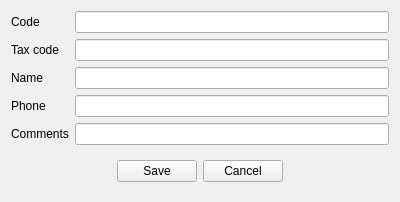
<?xml version="1.0" encoding="UTF-8"?>
<ui version="4.0">
 <class>REStorePartner</class>
 <widget class="QWidget" name="REStorePartner">
  <property name="geometry">
   <rect>
    <x>0</x>
    <y>0</y>
    <width>400</width>
    <height>189</height>
   </rect>
  </property>
  <property name="windowTitle">
   <string>Partner</string>
  </property>
  <layout class="QGridLayout" name="gridLayout">
   <item row="0" column="0">
    <widget class="QLabel" name="label">
     <property name="text">
      <string>Code</string>
     </property>
    </widget>
   </item>
   <item row="0" column="1">
    <widget class="EQLineEdit" name="leCode">
     <property name="focusPolicy">
      <enum>Qt::NoFocus</enum>
     </property>
     <property name="readOnly">
      <bool>true</bool>
     </property>
     <property name="PrimaryKey" stdset="0">
      <bool>true</bool>
     </property>
     <property name="Field" stdset="0">
      <string>f_id</string>
     </property>
    </widget>
   </item>
   <item row="1" column="0">
    <widget class="QLabel" name="label_2">
     <property name="text">
      <string>Tax code</string>
     </property>
    </widget>
   </item>
   <item row="1" column="1">
    <widget class="EQLineEdit" name="leTaxCode">
     <property name="Field" stdset="0">
      <string>f_taxcode</string>
     </property>
    </widget>
   </item>
   <item row="2" column="0">
    <widget class="QLabel" name="label_3">
     <property name="text">
      <string>Name</string>
     </property>
    </widget>
   </item>
   <item row="2" column="1">
    <widget class="EQLineEdit" name="leName">
     <property name="Field" stdset="0">
      <string>f_name</string>
     </property>
    </widget>
   </item>
   <item row="3" column="0">
    <widget class="QLabel" name="label_4">
     <property name="text">
      <string>Phone</string>
     </property>
    </widget>
   </item>
   <item row="3" column="1">
    <widget class="EQLineEdit" name="lePhone">
     <property name="Field" stdset="0">
      <string>f_phone</string>
     </property>
    </widget>
   </item>
   <item row="4" column="0">
    <widget class="QLabel" name="label_5">
     <property name="text">
      <string>Comments</string>
     </property>
    </widget>
   </item>
   <item row="4" column="1">
    <widget class="EQLineEdit" name="leComments">
     <property name="Field" stdset="0">
      <string>f_comment</string>
     </property>
    </widget>
   </item>
   <item row="5" column="0" colspan="2">
    <widget class="QWidget" name="widget" native="true">
     <layout class="QHBoxLayout" name="horizontalLayout">
      <item>
       <spacer name="horizontalSpacer">
        <property name="orientation">
         <enum>Qt::Horizontal</enum>
        </property>
        <property name="sizeHint" stdset="0">
         <size>
          <width>95</width>
          <height>20</height>
         </size>
        </property>
       </spacer>
      </item>
      <item>
       <widget class="QPushButton" name="btnSave">
        <property name="text">
         <string>Save</string>
        </property>
       </widget>
      </item>
      <item>
       <widget class="QPushButton" name="btnCancel">
        <property name="text">
         <string>Cancel</string>
        </property>
       </widget>
      </item>
      <item>
       <spacer name="horizontalSpacer_2">
        <property name="orientation">
         <enum>Qt::Horizontal</enum>
        </property>
        <property name="sizeHint" stdset="0">
         <size>
          <width>95</width>
          <height>20</height>
         </size>
        </property>
       </spacer>
      </item>
     </layout>
    </widget>
   </item>
  </layout>
 </widget>
 <customwidgets>
  <customwidget>
   <class>EQLineEdit</class>
   <extends>QLineEdit</extends>
   <header location="global">eqlineedit.h</header>
   <slots>
    <signal>customButtonClicked(bool)</signal>
   </slots>
  </customwidget>
 </customwidgets>
 <resources/>
 <connections/>
</ui>
